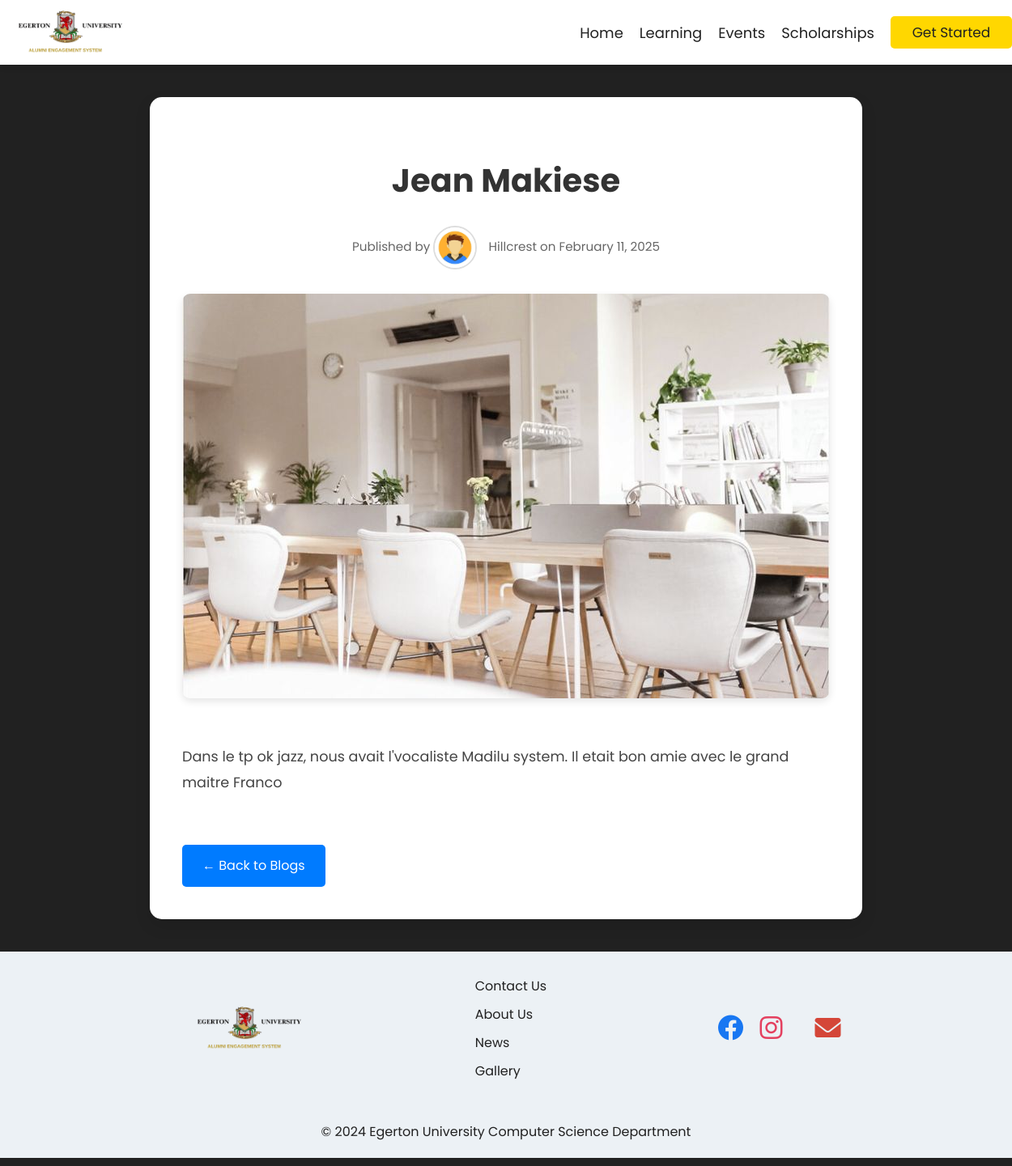
Page /blog/3 on the committed database.
### website/models.py (models this page shows, shortened)
class Blog(db.Model):
    id = db.Column(db.Integer, primary_key = True)
    title = db.Column(db.String(100))
    body = db.Column(db.String(1000))
    image = db.Column(db.String(1000))
    date_posted = db.Column(db.DateTime, default = datetime.utcnow)
    user_id = db.Column(db.Integer, db.ForeignKey('user.id') , nullable = False)

class User(db.Model , UserMixin):
    id = db.Column(db.Integer, primary_key = True)
    username = db.Column(db.String(60))
    regno = db.Column(db.String(20))
    year_of_study = db.Column(db.Integer)
    email_address = db.Column(db.String(50))
    password_hash = db.Column(db.String(500))
    date_joined = db.Column(db.DateTime(), default  = datetime.utcnow)
    blogs = db.relationship('Blog', backref='author', lazy=True)

### website/views.py (the view)
@views.route('/blog/<int:blog_id>')
def blog_detail(blog_id):
    blog = Blog.query.get_or_404(blog_id)  # Fetch the specific blog
    return render_template('blog_detail.html', blog=blog)

### website/templates/blog_detail.html (shortened to what this page needs)
{% extends 'base.html' %}
{% block body %}
<div class="blog-container">
    <h1>{{ blog.title }}</h1>
    <p class="blog-meta">
        Published by
        <a href="{{ url_for('views.user_profile', user_id=blog.author.id) }}">
            <img src="../static/images/avatar2.jpeg" class="author-img" alt="Profile Picture">
            {{ blog.author.username }}
        </a>
        on {{ blog.date_posted.strftime('%B %d, %Y') }}
    </p>
    <img src="{{ blog.image }}" alt="Blog Image" class="blog-image">
    <div class="blog-body">
        <p>{{ blog.body }}</p>
    </div>
    <a href="{{ url_for('views.all_blogs') }}" class="back-button">← Back to Blogs</a>
</div>
{% endblock body %}

### website/static/src/input.css (style rules this page uses)
body { position: relative; color: #ffffff; box-sizing: border-box; font-family: 'Poppins', sans-serif; background-color: #212121; margin: 0; display: flex; flex-direction: column; min-height: 100vh; }
a { text-decoration: none; color: inherit; }
.blog-image { width: 100%; max-height: 200px; object-fit: cover; border-radius: 10px; margin-bottom: 20px; }

### website/templates/blog_detail.html (style rules this page uses)
.blog-container { max-width: 800px; margin: 40px auto; padding: 40px; border-radius: 15px; background: #fff; box-shadow: 0px 8px 20px rgba(0, 0, 0, 0.1); text-align: left; color: #212121; line-height: 1.8; }
h1 { font-size: 2.5rem; margin-bottom: 20px; color: #333; text-align: center; }
.blog-meta { color: #666; font-size: 0.95rem; margin-bottom: 30px; text-align: center; }
.author-img { width: 50px; height: 50px; border-radius: 50%; margin-right: 10px; vertical-align: middle; border: 2px solid #ddd; transition: transform 0.3s ease; }
.blog-image { width: 100%; max-height: 500px; object-fit: cover; border-radius: 10px; margin-bottom: 30px; box-shadow: 0px 4px 10px rgba(0, 0, 0, 0.1); }
.blog-body { font-size: 1.1rem; line-height: 1.8; color: #444; margin-bottom: 40px; }
.blog-body p { margin-bottom: 20px; }
.back-button { display: inline-block; margin-top: 20px; padding: 12px 25px; background: #007bff; color: white; text-decoration: none; border-radius: 5px; font-size: 1rem; transition: background 0.3s ease, transform 0.3s ease; }

### rows in the picture
Blog: title "Jean Makiese", date_posted "February 11, 2025", image (picture), body "Dans le tp ok jazz, nous avait l'vocaliste Madilu system. Il etait bon amie avec le grand maitre Franco"
User: author.username "Hillcrest"
